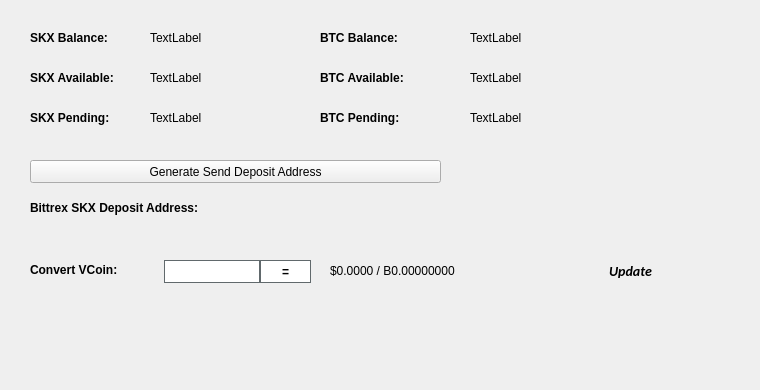
   <widget class="QWidget" name="BalanceTab">
    <attribute name="title">
     <string>Balance</string>
    </attribute>
    <widget class="QLabel" name="BitcoinBalanceLabel">
     <property name="geometry">
      <rect>
       <x>470</x>
       <y>30</y>
       <width>150</width>
       <height>16</height>
      </rect>
     </property>
     <property name="text">
      <string>TextLabel</string>
     </property>
    </widget>
    <widget class="QLabel" name="SENDBalanceLabel">
     <property name="geometry">
      <rect>
       <x>150</x>
       <y>30</y>
       <width>150</width>
       <height>16</height>
      </rect>
     </property>
     <property name="text">
      <string>TextLabel</string>
     </property>
    </widget>
    <widget class="QLabel" name="label_11">
     <property name="geometry">
      <rect>
       <x>30</x>
       <y>30</y>
       <width>101</width>
       <height>16</height>
      </rect>
     </property>
     <property name="font">
      <font>
       <weight>75</weight>
       <bold>true</bold>
      </font>
     </property>
     <property name="text">
      <string>SKX Balance:</string>
     </property>
    </widget>
    <widget class="QLabel" name="label_12">
     <property name="geometry">
      <rect>
       <x>320</x>
       <y>30</y>
       <width>101</width>
       <height>16</height>
      </rect>
     </property>
     <property name="font">
      <font>
       <weight>75</weight>
       <bold>true</bold>
      </font>
     </property>
     <property name="text">
      <string>BTC Balance:</string>
     </property>
    </widget>
    <widget class="QLabel" name="SENDAvailableLabel_2">
     <property name="geometry">
      <rect>
       <x>150</x>
       <y>70</y>
       <width>150</width>
       <height>16</height>
      </rect>
     </property>
     <property name="text">
      <string>TextLabel</string>
     </property>
    </widget>
    <widget class="QLabel" name="label_13">
     <property name="geometry">
      <rect>
       <x>30</x>
       <y>70</y>
       <width>111</width>
       <height>16</height>
      </rect>
     </property>
     <property name="font">
      <font>
       <weight>75</weight>
       <bold>true</bold>
      </font>
     </property>
     <property name="text">
      <string>SKX Available:</string>
     </property>
    </widget>
    <widget class="QLabel" name="label_14">
     <property name="geometry">
      <rect>
       <x>30</x>
       <y>110</y>
       <width>101</width>
       <height>16</height>
      </rect>
     </property>
     <property name="font">
      <font>
       <weight>75</weight>
       <bold>true</bold>
      </font>
     </property>
     <property name="text">
      <string>SKX Pending:</string>
     </property>
    </widget>
    <widget class="QLabel" name="SENDPendingLabel">
     <property name="geometry">
      <rect>
       <x>150</x>
       <y>110</y>
       <width>150</width>
       <height>16</height>
      </rect>
     </property>
     <property name="text">
      <string>TextLabel</string>
     </property>
    </widget>
    <widget class="QLabel" name="label_15">
     <property name="geometry">
      <rect>
       <x>320</x>
       <y>70</y>
       <width>111</width>
       <height>16</height>
      </rect>
     </property>
     <property name="font">
      <font>
       <weight>75</weight>
       <bold>true</bold>
      </font>
     </property>
     <property name="text">
      <string>BTC Available:</string>
     </property>
    </widget>
    <widget class="QLabel" name="BitcoinAvailableLabel">
     <property name="geometry">
      <rect>
       <x>470</x>
       <y>70</y>
       <width>150</width>
       <height>16</height>
      </rect>
     </property>
     <property name="text">
      <string>TextLabel</string>
     </property>
    </widget>
    <widget class="QLabel" name="label_31">
     <property name="geometry">
      <rect>
       <x>320</x>
       <y>110</y>
       <width>111</width>
       <height>16</height>
      </rect>
     </property>
     <property name="font">
      <font>
       <weight>75</weight>
       <bold>true</bold>
      </font>
     </property>
     <property name="text">
      <string>BTC Pending:</string>
     </property>
    </widget>
    <widget class="QLabel" name="BitcoinPendingLabel">
     <property name="geometry">
      <rect>
       <x>470</x>
       <y>110</y>
       <width>150</width>
       <height>16</height>
      </rect>
     </property>
     <property name="text">
      <string>TextLabel</string>
     </property>
    </widget>
    <widget class="QLabel" name="label_33">
     <property name="geometry">
      <rect>
       <x>30</x>
       <y>200</y>
       <width>221</width>
       <height>16</height>
      </rect>
     </property>
     <property name="font">
      <font>
       <weight>75</weight>
       <bold>true</bold>
      </font>
     </property>
     <property name="text">
      <string>Bittrex SKX Deposit Address:</string>
     </property>
    </widget>
    <widget class="QPushButton" name="GenDepositBTN">
     <property name="geometry">
      <rect>
       <x>30</x>
       <y>160</y>
       <width>411</width>
       <height>23</height>
      </rect>
     </property>
     <property name="text">
      <string>Generate Send Deposit Address</string>
     </property>
     <property name="icon">
      <iconset resource="../send.qrc">
       <normaloff>:/icons/bitcoin</normaloff>:/icons/bitcoin</iconset>
     </property>
    </widget>
    <widget class="QLabel" name="DepositAddressLabel">
     <property name="geometry">
      <rect>
       <x>200</x>
       <y>200</y>
       <width>261</width>
       <height>16</height>
      </rect>
     </property>
     <property name="palette">
      <palette>
       <active>
        <colorrole role="WindowText">
         <brush brushstyle="SolidPattern">
          <color alpha="255">
           <red>0</red>
           <green>0</green>
           <blue>0</blue>
          </color>
         </brush>
        </colorrole>
        <colorrole role="Text">
         <brush brushstyle="SolidPattern">
          <color alpha="255">
           <red>0</red>
           <green>0</green>
           <blue>255</blue>
          </color>
         </brush>
        </colorrole>
       </active>
       <inactive>
        <colorrole role="WindowText">
         <brush brushstyle="SolidPattern">
          <color alpha="255">
           <red>0</red>
           <green>0</green>
           <blue>0</blue>
          </color>
         </brush>
        </colorrole>
        <colorrole role="Text">
         <brush brushstyle="SolidPattern">
          <color alpha="255">
           <red>0</red>
           <green>0</green>
           <blue>255</blue>
          </color>
         </brush>
        </colorrole>
       </inactive>
       <disabled>
        <colorrole role="WindowText">
         <brush brushstyle="SolidPattern">
          <color alpha="255">
           <red>120</red>
           <green>120</green>
           <blue>120</blue>
          </color>
         </brush>
        </colorrole>
        <colorrole role="Text">
         <brush brushstyle="SolidPattern">
          <color alpha="255">
           <red>120</red>
           <green>120</green>
           <blue>120</blue>
          </color>
         </brush>
        </colorrole>
       </disabled>
      </palette>
     </property>
     <property name="font">
      <font>
       <weight>75</weight>
       <bold>true</bold>
      </font>
     </property>
     <property name="text">
      <string/>
     </property>
     <property name="alignment">
      <set>Qt::AlignRight|Qt::AlignTrailing|Qt::AlignVCenter</set>
     </property>
     <property name="textInteractionFlags">
      <set>Qt::LinksAccessibleByMouse|Qt::TextSelectableByKeyboard|Qt::TextSelectableByMouse</set>
     </property>
    </widget>
    <widget class="QLabel" name="label_8">
     <property name="geometry">
      <rect>
       <x>460</x>
       <y>300</y>
       <width>281</width>
       <height>81</height>
      </rect>
     </property>
     <property name="text">
      <string/>
     </property>
     <property name="pixmap">
      <pixmap>:/images/bittrex</pixmap>
     </property>
    </widget>
    <widget class="QWidget" name="widgetConversion" native="true">
     <property name="geometry">
      <rect>
       <x>0</x>
       <y>250</y>
       <width>751</width>
       <height>43</height>
      </rect>
     </property>
     <property name="minimumSize">
      <size>
       <width>0</width>
       <height>43</height>
      </size>
     </property>
     <property name="styleSheet">
      <string notr="true"/>
     </property>
     <widget class="QPushButton" name="btnUpdateMarketData">
      <property name="geometry">
       <rect>
        <x>575</x>
        <y>0</y>
        <width>111</width>
        <height>41</height>
       </rect>
      </property>
      <property name="sizePolicy">
       <sizepolicy hsizetype="Expanding" vsizetype="Expanding">
        <horstretch>0</horstretch>
        <verstretch>0</verstretch>
       </sizepolicy>
      </property>
      <property name="font">
       <font>
        <family>calibri</family>
        <pointsize>-1</pointsize>
        <weight>75</weight>
        <italic>true</italic>
        <bold>true</bold>
       </font>
      </property>
      <property name="styleSheet">
       <string notr="true">margin:0px;text-align:center;padding:2px;border-radius:3px;font-style:italic;width:100px;font-size:14px;font-family:calibri;font-weight:600;</string>
      </property>
      <property name="text">
       <string>Update</string>
      </property>
      <property name="iconSize">
       <size>
        <width>150</width>
        <height>35</height>
       </size>
      </property>
      <property name="autoDefault">
       <bool>true</bool>
      </property>
      <property name="default">
       <bool>true</bool>
      </property>
     </widget>
     <widget class="QLabel" name="lblConvertVCoin">
      <property name="geometry">
       <rect>
        <x>30</x>
        <y>10</y>
        <width>131</width>
        <height>20</height>
       </rect>
      </property>
      <property name="styleSheet">
       <string notr="true"/>
      </property>
      <property name="text">
       <string>&lt;html&gt;&lt;head/&gt;&lt;body&gt;&lt;p&gt;&lt;span style=&quot; font-weight:600;&quot;&gt;Convert VCoin:&lt;/span&gt;&lt;/p&gt;&lt;/body&gt;&lt;/html&gt;</string>
      </property>
     </widget>
     <widget class="QLineEdit" name="txtConvertVCoinQty">
      <property name="geometry">
       <rect>
        <x>160</x>
        <y>10</y>
        <width>100</width>
        <height>23</height>
       </rect>
      </property>
      <property name="minimumSize">
       <size>
        <width>100</width>
        <height>23</height>
       </size>
      </property>
      <property name="maximumSize">
       <size>
        <width>100</width>
        <height>16777215</height>
       </size>
      </property>
      <property name="styleSheet">
       <string notr="true">border: 1px solid #61696c;margin-left:4px;</string>
      </property>
     </widget>
     <widget class="QPushButton" name="btnConvertSend">
      <property name="geometry">
       <rect>
        <x>260</x>
        <y>10</y>
        <width>51</width>
        <height>23</height>
       </rect>
      </property>
      <property name="minimumSize">
       <size>
        <width>0</width>
        <height>23</height>
       </size>
      </property>
      <property name="styleSheet">
       <string notr="true">border:1px solid #61696c;background:white;font-weight:600;</string>
      </property>
      <property name="text">
       <string>=</string>
      </property>
     </widget>
     <widget class="QLabel" name="lblConvertVCoinResults">
      <property name="geometry">
       <rect>
        <x>330</x>
        <y>0</y>
        <width>201</width>
        <height>41</height>
       </rect>
      </property>
      <property name="styleSheet">
       <string notr="true"/>
      </property>
      <property name="text">
       <string>$0.0000 / B0.00000000</string>
      </property>
     </widget>
     <widget class="QLabel" name="iconOverviewUpdateWait">
      <property name="geometry">
       <rect>
        <x>670</x>
        <y>10</y>
        <width>24</width>
        <height>24</height>
       </rect>
      </property>
      <property name="text">
       <string/>
      </property>
      <property name="pixmap">
       <pixmap resource="../send.qrc">:/icons/transaction_1</pixmap>
      </property>
      <property name="scaledContents">
       <bool>true</bool>
      </property>
      <property name="alignment">
       <set>Qt::AlignCenter</set>
      </property>
     </widget>
    </widget>
   </widget>
